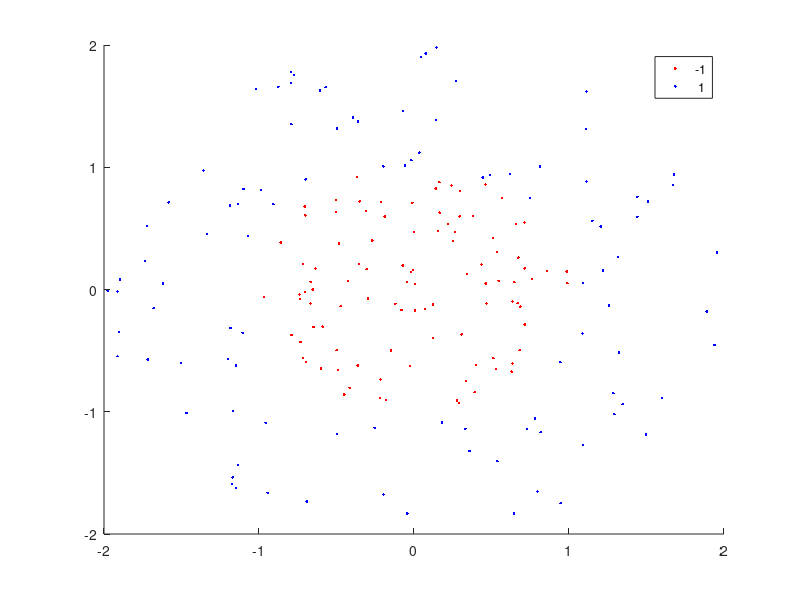

This figure's MATLAB source: (Note: this script raises an error after producing the figure.)
% ConcentricPoints
rng(1); % For reproducibility
% Generate 100 points uniformly distributed in the unit disk
r = sqrt(rand(100,1));  % Radius
t = 2*pi*rand(100,1); % Angle
data1 = [r.*cos(t), r.*sin(t)];  % Points
%Generate 100 points uniformly distributed in the annulus. The radius %is again proportional to a square root, this time a square root of the %uniform distribution from 1 through 4.
% Put the data in one matrix, and make a vector of classifications
r2 = sqrt(3*rand(100,1)+1); % Radius
t2 = 2*pi*rand(100,1);      % Angle
data2 = [r2.*cos(t2), r2.*sin(t2)]; % points
data3 = [data1;data2];
theclass = ones(200,1);
theclass(1:100) = -1;
%Train the SVM Classifier
cl = fitcsvm(data3,theclass,'KernelFunction','rbf',...
    'BoxConstraint',Inf,'ClassNames',[-1,1]);
% Predict scores over the grid
d = 0.02; [x1Grid,x2Grid] = meshgrid(min(data3(:,1)):d:max(data3(:,1)),...
    min(data3(:,2)):d:max(data3(:,2)));
xGrid = [x1Grid(:),x2Grid(:)];
[~,scores] = predict(cl,xGrid);
% Plot the data and the decision boundary figure;
h(1:2) = gscatter(data3(:,1),data3(:,2),theclass,'rb','.');
hold on
ezpolar(@(x)1);
h(3) = plot(data3(cl.IsSupportVector,1),data3(cl.IsSupportVector,2),'ko');
contour(x1Grid,x2Grid,reshape(scores(:,2),size(x1Grid)),[0 0],'k');
legend(h,{'-1','+1','Support Vectors'});
axis equal
hold off

